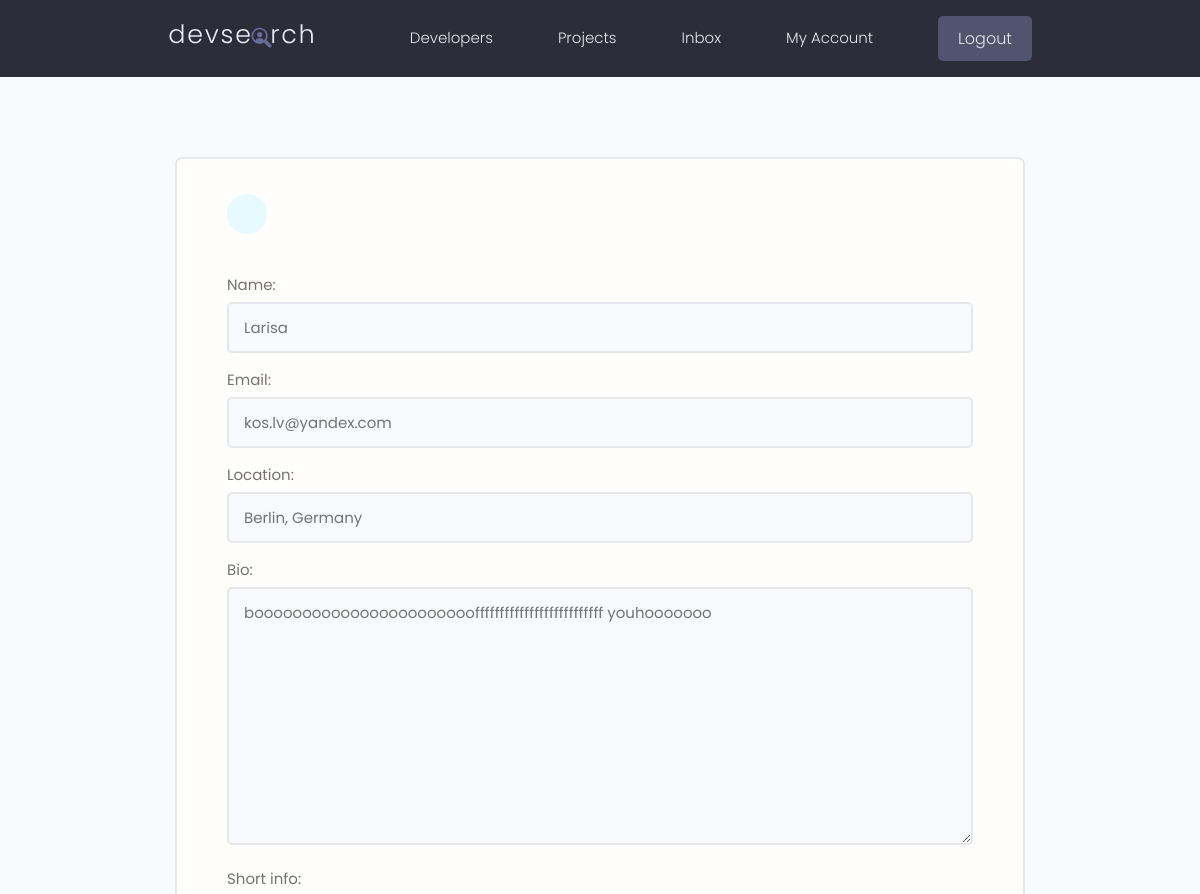
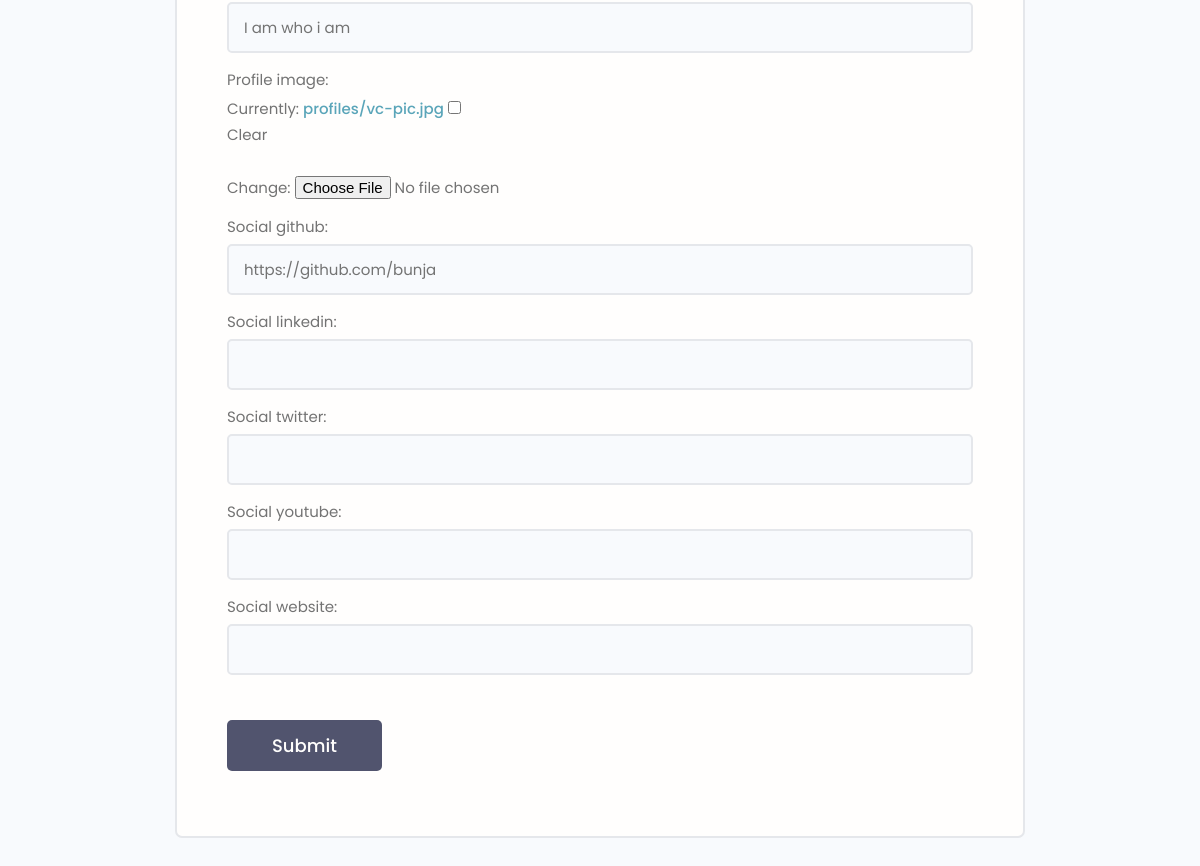
The page /edit-account/ (signed in) on the database its author committed (2 pictures, top to bottom).
### users/models.py (models this page shows, shortened)
class Profile(models.Model):
    user = models.OneToOneField(User, on_delete=models.CASCADE, null=True, blank=True)
    name = models.CharField(max_length=200, blank=True, null=True)
    email = models.EmailField(max_length=500, blank=True, null=True)
    username = models.CharField(max_length=200, blank=True, null=True)
    location = models.CharField(max_length=200, blank=True, null=True)
    short_info = models.CharField(max_length=200, blank=True, null=True)
    bio = models.TextField(blank=True, null=True)
    profile_image = models.ImageField(null=True, blank=True, upload_to='profiles/', default='profiles/user-default.jpg')
    social_github = models.CharField(max_length=200, blank=True, null=True)
    social_twitter = models.CharField(max_length=200, blank=True, null=True)
    social_linkedin = models.CharField(max_length=200, blank=True, null=True)
    social_youtube = models.CharField(max_length=200, blank=True, null=True)
    social_website = models.CharField(max_length=200, blank=True, null=True)
    created = models.DateTimeField(auto_now_add=True)
    id = models.UUIDField(default=uuid.uuid4, unique=True, primary_key=True, editable=False)
    class Meta:
        ordering = ['created']

### users/views.py (the view)
# urls.py: path('edit-account/', views.editAccount, name="edit-account"),
@login_required(login_url='login')
def editAccount(request):
    profile = request.user.profile
    form = ProfileForm(instance=profile)
    if request.method == 'POST':
        form = ProfileForm(request.POST, request.FILES, instance=profile)
        if form.is_valid():
            form.save()
            return redirect('account')
    context = {'form': form}
    return render(request, 'users/profile_form.html', context)

### users/forms.py
class ProfileForm(ModelForm):
    class Meta:
        model = Profile
        fields = ['name', 'email', 'location', 'bio', 'short_info',
        'profile_image', 'social_github', 'social_linkedin', 'social_twitter',
        'social_youtube', 'social_website']
    def __init__(self, *args, **kwargs ):
        super(ProfileForm, self).__init__(*args, **kwargs)
        for name, field in self.fields.items():
            field.widget.attrs.update({'class': 'input'})

### users/templates/users/profile_form.html (shortened to what this page needs)
{% extends 'main.html' %}
{% block content %}
<main class="formPage my-xl">
    <div class="content-box">
        <div class="formWrapper">
            <a class="backButton" href="{% url 'account' %}"></a>
            <br>
            <form class="form" method="POST" action="{% url 'edit-account' %}" enctype="multipart/form-data">
                {% for field in form %}
                    <div class="form__field">
                        <label for="formInput#text">{{field.label}}: </label>
                        {{field}}
                    </div>
                {% endfor %}
                <input class="btn btn--sub btn--lg  my-md" type="submit" value="Submit" />
            </form>
        </div>
    </div>
</main>
{% endblock content %}

### static/styles/app.css (style rules this page uses)
:root { --color-sub: #2d2d39; }
.btn--sub { background-color: var(--color-sub-light); }
.content-box { width: 95%; max-width: 85rem; margin: 0 auto; }
.backButton { background: var(--color-main-light); color: var(--color-main); width: 4rem; height: 4rem; display: flex; align-items: center; justify-content: center; border-radius: 50%; }
.formPage .formWrapper { list-style: none; background: var(--color-white); padding: 3.5rem 5rem; border: 2px solid var(--color-light); border-radius: 0.7rem; }

### static/uikit/styles/modules/_variables.css (style rules this page uses)
:root { --color-main: #5aa5b9; --color-main-light: #e6faff; --color-sub: #3f4156; --color-sub-light: #51546e; --color-sub-lighter: #ededfd; --color-text: #737373; --color-gray: #8b8b8b; --color-light: #e5e7eb; --color-light-gray: #767676; --color-bg: #f8fafd; --color-white: #fffefd; --color-white-light: #f3f3f3; --color-success: #359e64; --color-success-bg: #def8e8; --color-error: #fc4b0b; --color-error-bg: #fff2ee; --font-base: 'Poppins', arial, helvetica, 'Segoe UI', roboto, ubuntu, sans-serif; --font-monospace: 'Fira Code', 'Courier New', courier, monospace; --font-regular: 300; --font-medium: 500; --font-bold: 700; --generic-shadow: 1px 1px 5px #00000010; --generic-transition: all 0.3s ease-in-out; }

### static/uikit/styles/modules/_base.css (style rules this page uses)
* { margin: 0; padding: 0; box-sizing: border-box; text-rendering: optimizeLegibility; color: inherit; font-size: inherit; }
html { font-size: 50%; }
@media only screen and (min-width: 480px) { html { font-size: 56.25%; } }
@media only screen and (min-width: 1200px) { html { font-size: 62.5%; } }
body { line-height: 1.6; font-weight: 400; font-size: 1.5rem; color: var(--color-text); background-color: var(--color-bg); min-height: 100vh; }

### static/uikit/styles/modules/_typography.css (style rules this page uses)
* { font-family: var(--font-base); }
a { padding-bottom: 2px; text-decoration: none; display: inline-block; color: var(--color-main); font-weight: var(--font-medium); }

### static/uikit/styles/modules/_utilities.css (style rules this page uses)
.my-md { margin: 3rem auto; }
.my-xl { margin: 8rem auto; }

### static/uikit/styles/modules/_button.css (style rules this page uses)
.btn { display: inline-block; position: relative; cursor: pointer; background-color: var(--color-light); font-weight: var(--font-medium); color: var(--color-sub); text-decoration: none; padding: 1rem 2rem; border-radius: 0.5rem; border: none; width: -webkit-fit-content; width: -moz-fit-content; width: fit-content; height: -webkit-fit-content; height: -moz-fit-content; height: fit-content; font-size: 1.6rem; outline-width: 0; outline-color: transparent; -webkit-backface-visibility: hidden; backface-visibility: hidden; transition: all 0.3s ease-in-out; }
.btn--sub { background-color: var(--color-sub); color: var(--color-white); }
.btn--lg { font-size: 1.8rem; padding: 1.2rem 4.5rem; }

### static/uikit/styles/modules/_form.css (style rules this page uses)
.form { display: block; }
.form__field { margin-top: 1.5rem; margin-bottom: 1.5rem; }
.form__label, .form__field > label { display: block; margin-bottom: 0.5rem; color: var(--color-text); }
input.input[type='text'], input.input[type='email'], input.input[type='password'], input.input[type='number'], textarea.input { min-width: 24rem; width: 100%; padding: 1.2rem 1.5rem; border-radius: 0.5rem; border: 2px solid var(--color-light); transition: all 0.3s ease-in-out; background-color: var(--color-bg); }

### rows shown on the page
Profile: form "Larisa" "kos.lv@yandex.com" "Berlin, Germany" "boooooooooooooooooooooooffffffffffffffffffffffffff youhooooooo" "I am who i am" "https://github.com/bunja"

### other values the page prints
{{ field.label }} "Name" "Email" "Location" "Bio" "Short info" "Profile image" "Social github" "Social linkedin" "Social twitter" "Social youtube" "Social website"
